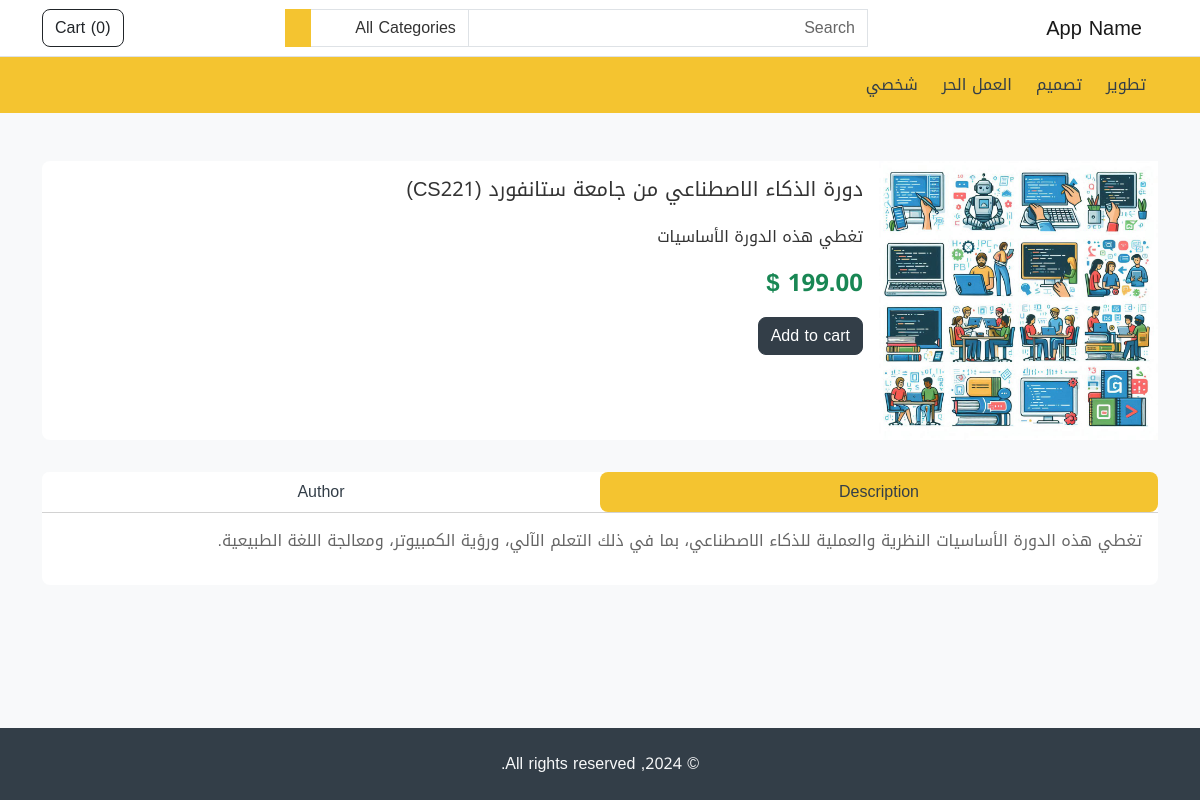
Page /product/1 on the committed database.
### store/models.py (models this page shows, shortened)
class Category(models.Model):
    name = models.CharField(max_length=255, unique=True)
    featured = models.BooleanField(default=False)
    order = models.IntegerField(default=1)
    created_at = models.DateTimeField(auto_now_add=True)
    updated_at = models.DateTimeField(auto_now=True)

class Product(models.Model):
    name = models.CharField(max_length=255)
    short_description = models.TextField(null=True)
    description = models.TextField(null=True)
    pdf_file = models.FileField(null=True)
    image = models.ImageField()
    price = models.FloatField()
    featured = models.BooleanField(default=False)
    created_at = models.DateTimeField(auto_now_add=True)
    updated_at = models.DateTimeField(auto_now=True)
    category = models.ForeignKey(Category, on_delete=models.PROTECT)
    author = models.ForeignKey(Author, on_delete=models.SET_NULL, null=True)

### store/views.py (the view)
# urls.py: path('product/<int:pid>', views.product, name='store.product'),
def product(request, pid):
    product = Product.objects.get(pk=pid)
    return render(
        request, 'product.html',{
            'product': product
        }
    )

### store/custom_context_processor.py (called while the page is built)
def store_website(request):
    cart = Cart.objects.filter(session=request.session.session_key).last()
    cart_total = 0
    cart_products = []
    if cart:
        cart_products = Product.objects.filter(pk__in=cart.items)
        for item in cart_products:
            cart_total += item.price
    categories = Category.objects.order_by('order')
    return {
        'categories': categories,
        'cart_products': cart_products,
        'cart_total': cart_total
    }

### store/templatetags/my_filters.py (called while the page is built)
def currency(amount):
    return '{:.2f}'.format(amount) + ' $'

### store/templates/product.html (shortened to what this page needs)
{% extends 'base.html' %}
{% load i18n my_filters %}
{% block content %}
<div class="container my-5">
        <section>
          <div class="card mb-3">
            <div class="row g-0">
              <div class="col-md-3">
                <div class="swiper my-auto swiper-product">
                  <div class="swiper-wrapper">
                    <div class="swiper-slide">
                      <img src="{{ product.image.url }}" class="img-fluid" alt="..."/>
                    </div>
                  </div>
                </div>
              </div>
              <div class="col-md-9">
                <div class="card-body">
                  <h5 class="card-title">{{ product.name }}</h5>
                  <p class="card-text mt-4">
                    {{ product.short_description }}
                  </p>
                  <p class="card-text fs-4">
                    <strong class="text-success mt-3"> {{ product.price|currency }} </strong>
                  </p>
                  <button class="btn btn-secondary" data-url="{% url 'store.cart_add' product.id %}" onclick="cartUpdate(this)">
                    {% trans 'Add to cart' %}
                  </button>
                </div>
              </div>
            </div>
          </div>
        </section>
        <section>
          <div class="card">
            <div class="card-header p-0 bg-white">
              <ul
                class="nav nav-pills nav-justified"
                id="pills-tab"
                role="tablist"
              >
                <li class="nav-item" role="presentation">
                  <button
                    class="nav-link active text-secondary"
                    id="pills-home-tab"
                    data-bs-toggle="pill"
                    data-bs-target="#pills-home"
                    type="button"
                    role="tab"
                    aria-controls="pills-home"
                    aria-selected="true"
                  >
                    {% trans 'Description' %}
                  </button>
                </li>
                <li class="nav-item" role="presentation">
                  <button
                    class="nav-link text-secondary"
                    id="pills-profile-tab"
                    data-bs-toggle="pill"
                    data-bs-target="#pills-profile"
                    type="button"
                    role="tab"
                    aria-controls="pills-profile"
                    aria-selected="false"
                  >
                    {% trans 'Author' %}
                  </button>
                </li>
              </ul>
            </div>
            <div class="card-body">
              <div class="tab-content" id="pills-tabContent">
                <div
                  class="tab-pane fade show active"
                  id="pills-home"
                  role="tabpanel"
                  aria-labelledby="pills-home-tab"
                >
                  <p class="fs-6 text-muted">
                    {{ product.description }}
                  </p>
                </div>
              </div>
            </div>
          </div>
        </section>
      </div>
{% endblock  %}

### store/templates/partials/header.html (shortened to what this page needs)
{% load i18n %}
<nav class="navbar navbar-expand-lg navbar-light bg-white border-bottom">
      <div class="container">
        <a class="navbar-brand" href="/">
            {% trans 'App Name' %}
        </a>
        <div class="collapse navbar-collapse mt-2 mt-lg-0" id="navbarSupportedContent">
          {% include 'partials/header_search.html' %}
          <ul class="navbar-nav my-2 my-lg-0">
            <li class="nav-item">
              <a href="{% url 'store.cart' %}" class="btn btn-outline-dark" type="button">
                {% trans 'Cart' %} (<span id="cart-items-count">{{ cart_products|length }}</span>)
              </a>
            </li>
          </ul>
        </div>
      </div>
    </nav>
    <nav class="navbar navbar-expand-lg navbar-light bg-primary">
      <div class="container">
        <div
          class="collapse navbar-collapse mt-2 mt-lg-0" id="navbarSupportedContent">
          <ul class="navbar-nav my-2 my-lg-0">
            {% for category in categories %}
              <li class="nav-item">
                <a class="nav-link mx-1" href="{% url 'store.category' category.id %}" role="button">
                  {{ category.name }}
                </a>
              </li>
            {% endfor %}
          </ul>
        </div>
      </div>
    </nav>

### rows in the picture
Category: name "تطوير"
Category: name "تصميم"
Category: name "العمل الحر"
Category: name "شخصي"
Product: image (picture), name "دورة الذكاء الاصطناعي من جامعة ستانفورد (CS221)", short_description "تغطي هذه الدورة الأساسيات", price "199.00 $", description "تغطي هذه الدورة الأساسيات النظرية والعملية للذكاء الاصطناعي، بما في ذلك التعلم الآلي، ورؤية الكمبيوتر، ومعالجة اللغة الطبيعية."

### other values in the picture
{{ cart_products|length }} "0"
